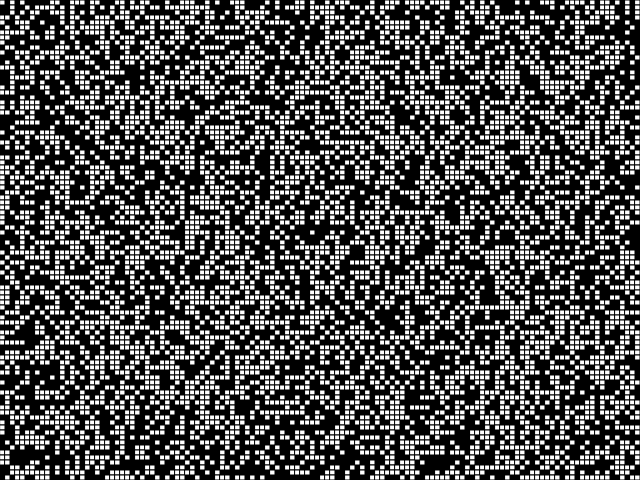
Frame 1 (no input)
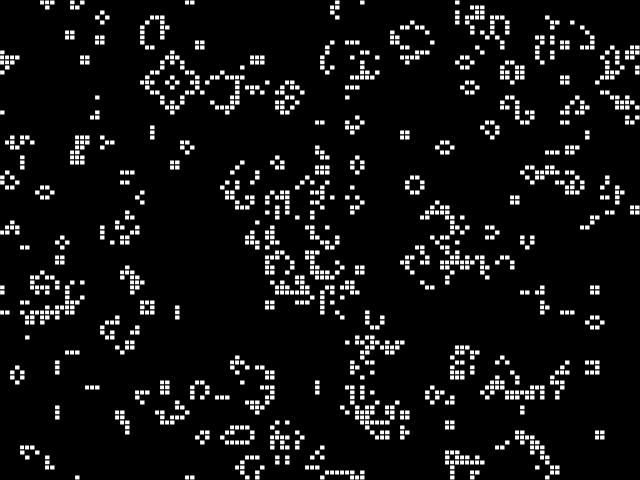
Frame 60 (no input)
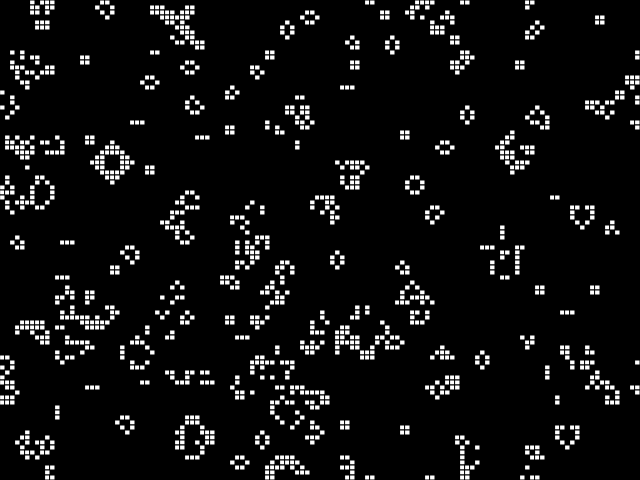
Frame 120 (the mouse pressed at the canvas centre since frame 60)

The p5.js sketch that drew these frames (run headless with seeded random() and noise() and a simulated clock; from frame 60 on, the mouse is pressed at the canvas centre):

// p5.js sketch
// ── sketch.js
let H = 480;
let W = 640;
let rows;
let cols;
let divs;
let currGen;
// let nextGen;
let iters = 1000;

function setup() {
    createCanvas(W, H);
    divs = 5;
    rows = H / divs;
    cols = W / divs;
    iters = 10;
    currGen = new Array(rows);
    // nextGen = new Array(rows);
    for(let i = 0; i < rows; i++) {
        currGen[i] = new Array(cols);
        // nextGen[i] = new Array(cols);
        for(let j = 0; j < cols; j++) {
            currGen[i][j] = floor(random(2));
        }
    }
}

function draw() {
    background(0);
    for(let row = 0; row < rows; row++) {
        let y = row * divs;
        for(let col = 0; col < cols; col++) {
            if(currGen[row][col] == 1) {
                let x = col * divs;
                fill(255);
                // stroke(255);
                rect(x, y, divs, divs);
            }
        }
    }

    // transfer generation
    let nextGen = new Array(rows);
    for(let i = 0; i < rows; i++) {
        nextGen[i] = new Array(cols);
        for(let j = 0; j < cols; j++) {
            nextGen[i][j] = currGen[i][j];
        }
    }
    for(let row = 0; row < rows; row++) {
        for(let col = 0; col < cols; col++) {
            let neighbors = countNeighbors(row, col);
            if(currGen[row][col] == 0 && neighbors == 3) {
                nextGen[row][col] = 1;
            } else if(currGen[row][col] == 1 && (neighbors < 2 || neighbors > 3)) {
                nextGen[row][col] = 0;
            }
        }
    }
    iters--;
    // if(iters >= 1) {
        currGen = nextGen;
    // }

}

function countNeighbors(row, col) {
    let neighbors = 0;
    for(let i = -1; i < 2; i++) {
        for(let j = -1; j < 2; j++) {
            neighbors+= currGen[(row+i+rows)%rows][(col+j+cols) %cols];
        }
    }
    neighbors -= currGen[row][col];
    return neighbors;
}
